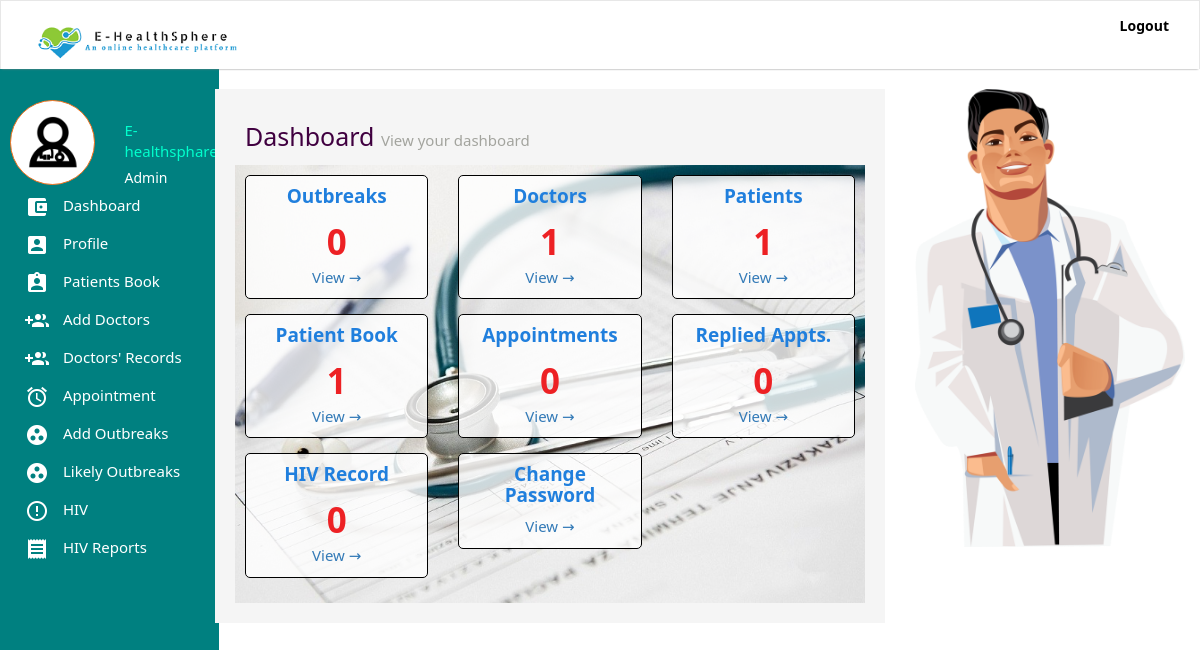
/index.php (signed in), run on the app's committed database.
### tables this page shows
CREATE TABLE `users` (
  `id` int(11) NOT NULL,
  `firstName` varchar(255) NOT NULL,
  `secondName` varchar(255) NOT NULL,
  `email` varchar(255) NOT NULL,
  `password` varchar(255) NOT NULL,
  `token` varchar(255) NOT NULL,
  `status` int(11) NOT NULL,
  `phone` varchar(255) NOT NULL,
  `profile` varchar(255) DEFAULT NULL,
  `gender` varchar(255) NOT NULL,
  `role` varchar(255) DEFAULT NULL
);

### classes/User.class.php (called while the page is built, shortened)
<?php
class User{
    public static function loggedIn(){
        if(isset($_COOKIE['emr-user']) && $_COOKIE['emr-user'] != ""){
            return true;
        }
        return false;
    }
    public static function get($token, $field)
{
        $query = Db::fetch("users", "$field", "token = ? ", $token, "", "", "");
        $data = Db::num($query);
        if (!empty($data)) {
                return $data[0];
        } else {
                return null;
        }
    }
}

### classes/Db.class.php (called while the page is built, shortened)
<?php
class Db{
    public static function connect(){
        try{
            $db = new PDO("mysql:host=".Config::DB_HOST.";dbname=".Config::DB_NAME,Config::DB_USER, Config::DB_PASSWORD);
            $db->setAttribute(PDO::ATTR_ERRMODE, PDO::ERRMODE_EXCEPTION);
        } catch(Exception $e){
            self::returnedSQlError($e);
        }
        return $db;
    }
    public static function fetch($table, $columns,  $whereClause, $whereValue, $orderBy, $limit, $groupBy){
        if($limit == ""){
            $limit = "";
        } else {
            $limit = " LIMIT $limit ";
        }
        if($orderBy == ""){
            $orderBy = "";
        } else {
            $orderBy = " ORDER BY $orderBy ";
        }
        if($groupBy == ""){
            $groupBy = "";
        } else {
            $groupBy = "GROUP BY $groupBy";
        }
        $con = self::connect();
        if($columns == ""){
            $query = $con->prepare("SELECT * FROM $table WHERE $whereClause $groupBy $orderBy $limit");
            if($whereValue != ""){
                if(is_array($whereValue)){
                    $n = 0;
                    $countWhereValue = count($whereValue);
                    while($n < $countWhereValue){
                        $paramsCount = $n + 1;
                        $query->bindParam($paramsCount, $whereValue[$n]);
                        $n++;
                    }
                } else {
                    $query->bindParam(1, $whereValue);
                }
            } else {
                $query = $con->prepare("SELECT * FROM $table  $groupBy $orderBy  $limit");
            }
        } else {
            $sql = "SELECT ";
            if(is_array($columns)){
                $colsCount = count($columns);
                $start = 0;
                while($start < $colsCount){
                    $commas = $start + 1;
                    if($commas == $colsCount){
                        $sql .= $columns[$start]." ";
                    } else {
                        $sql .= $columns[$start].", ";
                    }
                    $start ++;
                }
            } else {
                $sql .= "$columns ";
            }
            if($whereValue != ""){
                $sql .= "FROM $table WHERE $whereClause $groupBy $orderBy $limit";
                $query = $con->prepare($sql);
                if(is_array($whereValue)){
                    $n = 0;
                    $countWhereValue = count($whereValue);
                    while($n < $countWhereValue){
                        $paramsCount = $n + 1;
                        $query->bindParam($paramsCount, $whereValue[$n]);
                        $n++;
                    }
                } else {
                    $query->bindParam(1, $whereValue);
                }
            } else {
                $sql .= "FROM $table $groupBy $orderBy $limit";
                $query = $con->prepare($sql);
            }
        }
        $query->execute();
        return $query;
    }
    public static function count($query){
        return $query->rowCount();
    }
    public static function num($query){
        return $query->fetch(PDO::FETCH_NUM);
    }
}

### importance.php (called while the page is built, shortened)
<?php
if(User::loggedIn()){
    $token = $_COOKIE['emr-user'];
    $userFirstName = User::get($token, "firstName");
    $userToken = User::get($token, "token");
    $userStatus = User::get($token, "status");
    $userRole = User::get($token, "role");
    if($userStatus == 1){
        $userRole = "Admin";
    } else {
        $userRole = $userRole;
    }
}

### classes/DashboardUi.class.php (the view)
<?php
class DashboardUi{
    public static function draw($title, $count, $url){
        echo "
            <div class='col-md-4'>
                <div class='inner-panel'>
                    <h3>$title</h3>
                    <span class='d-count'>$count</span>
                    <a href='$url'>View &#8594;</a>
                </div>
            </div>
        ";
    }
}

### inc/sidebar.inc.php (shortened to what this page needs)
<?php
if(User::loggedIn()){
	if($userStatus == 1){
	?>
	<div class='sidebar'>
		<div class='sidebar-area'>
			<div class='row' style='margin-bottom: 0px;'>
				<div class='col-md-6'>
					<div class='user-profile'>
						<img src='images/3678412 - doctor medical care medical help stethoscope.png' class='img-responsive' style='max-height: 80px;' />
					</div>
				</div>
				<div class='col-md-6'>
					<div class='user-names'>
						<?php echo "$userFirstName";  ?>
					</div>
					<div class='user-role'>
						<?php echo "$userRole";  ?>
					</div>
				</div>
			</div>
			<ul class='sidebar-menu' style='position: fixed;'>
				<li><a href='index.php'><img class='sidebar-menu-icon' src='images/ic_account_balance_wallet_white_24dp.png'  /> Dashboard</a></li>
				<li><a href='profile.php?token=<?php echo $userToken; ?>'><img class='sidebar-menu-icon' src='images/ic_account_box_white_24dp.png'  /> Profile</a></li>
				<li><a href='patients.php'><img class='sidebar-menu-icon' src='images/ic_assignment_ind_white_24dp.png'  /> Patients Book</a></li>
				<li><a href='add-doctors.php'><img class='sidebar-menu-icon' src='images/ic_group_add_white.png'  /> Add Doctors</a></li>
				<li><a href='doctors-record.php'><img class='sidebar-menu-icon' src='images/ic_group_add_white.png'  /> Doctors' Records</a></li>
				<li><a href='appointments.php'><img class='sidebar-menu-icon' src='images/ic_alarm_white_24dp.png'  /> Appointment</a></li>
				<li><a href='add-outbreak.php'><img class='sidebar-menu-icon' src='images/ic_group_work_white_24dp.png'  /> Add Outbreaks</a></li>
				<li><a href='outbreaks.php'><img class='sidebar-menu-icon' src='images/ic_group_work_white_24dp.png'  /> Likely Outbreaks</a></li>
				<li><a href='hiv.php'><img class='sidebar-menu-icon' src='images/ic_error_outline_white_24dp.png'  /> HIV</a></li>
				<li><a href='reports.php'><img class='sidebar-menu-icon' src='images/ic_receipt_white_24dp.png'  /> HIV Reports</a></li>
			</ul>
		</div>
	</div>
	<?php
}
} else if(Patient::isPatientIn() ) {
?>
<div class='sidebar'>
		<div class='sidebar-area'>
			<div class='row' style='margin-bottom: 20px;'>
				<div class='col-md-6'>
					<div class='user-profile'>
						<img src='images/3678443 - ambulance fast fast hospital.png' class='img-responsive' style='max-height: 80px;' />
					</div>
				</div>
				<div class='col-md-6'>
					<div class='user-names'>
						<?php echo Patient::getP($_SESSION['patient'], "name");  ?>
					</div>
					<div class='user-role'>
						<?php echo "Patient";  ?>
					</div>
				</div>
			</div>
			<ul class='sidebar-menu'>
				<li><a href='patient-data.php'><img class='sidebar-menu-icon' src='images/ic_account_balance_wallet_white_24dp.png'  /> Your Data</a></li>
				<li><a href='book-appointments.php'><img class='sidebar-menu-icon' src='images/ic_alarm_white_24dp.png'  /> Book an Appointment</a></li>
				<li><a href='p-sent-appointments.php'><img class='sidebar-menu-icon' src='images/ic_alarm_white_24dp.png'  />Sent Appointments</a></li>
				<li><a href='p-reply-appointments.php'><img class='sidebar-menu-icon' src='images/ic_alarm_white_24dp.png'  />Replies</a></li>
				<li><a href='logout.php'><img class='sidebar-menu-icon' src='images/ic_group_work_white_24dp.png'  /> Logout</a></li>
			</ul>
		</div>
	</div>
<?php
}

### css/main.css (style rules this page uses)
body { background: #ffffff; font-family: "Segoe UI", Frutiger, "Frutiger Linotype", "Dejavu Sans", "Helvetica Neue", Arial, sans-serif !important; }
.sidebar { position: fixed; }
.sidebar .sidebar-area { z-index: 1; position: fixed; top: 50px; background: #008080; width: 219px; height: 100%; padding: 100px 10px 10px 10px; left: 0; top: 0; min-height:500px; }
.sidebar-menu { padding: 0; }
.sidebar-menu li { list-style-type: none; }
.sidebar-menu li a { color: #fff; z-index: 999; display: block; text-decoration: none !important; padding: 7px 15px; font-size: 15px; }
.sidebar-menu-icon { margin-right: 10px; }
.user-profile { background: #fff; border: 1px solid #F2711D; padding: 15px; border-radius: 60px; }
.user-names { color: rgb(0, 255, 204); font-size: 15px; margin: 20px 0px 5px 0px; }
.user-role { color: #FFF; }
.inner-panel { border: 1px solid #000000; padding: 10px; border-radius: 5px; text-align: center; background: rgba(255, 255, 255, 0.8); margin-bottom: 15px; }
.inner-panel h3 { font-size: 19px; margin: 0 0 10px 0; color: #207FDD; font-weight: bold; }
.inner-panel span { color: #ED2124; font-size: 35px; font-weight: bold; }
.inner-panel a { display: block; font-size: 15px; }

### data on the page
users: firstName "E-healthsphare", status "Admin", status "1 1 1"

### other printed values
$title "Outbreaks Doctors Patients Patient Book Appointments Replied Appts. HIV Record Change Password"
$count "0 0 0 0"
